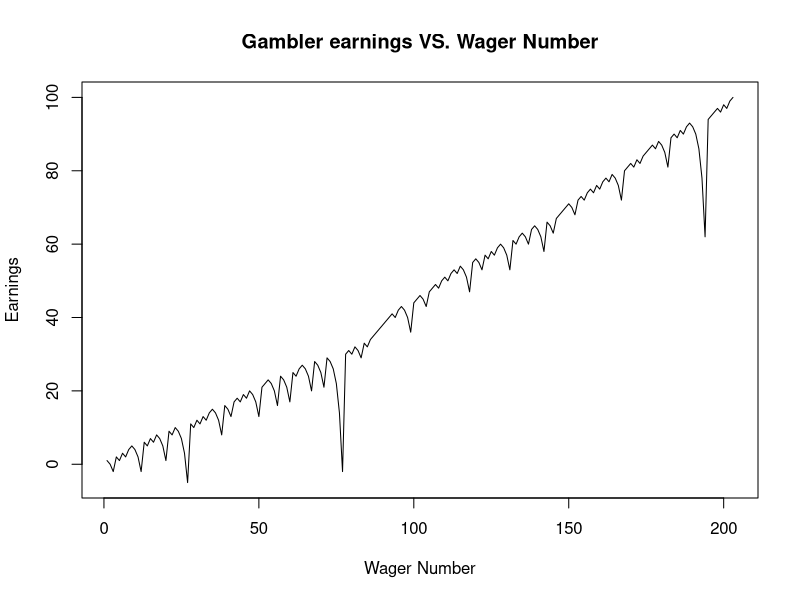
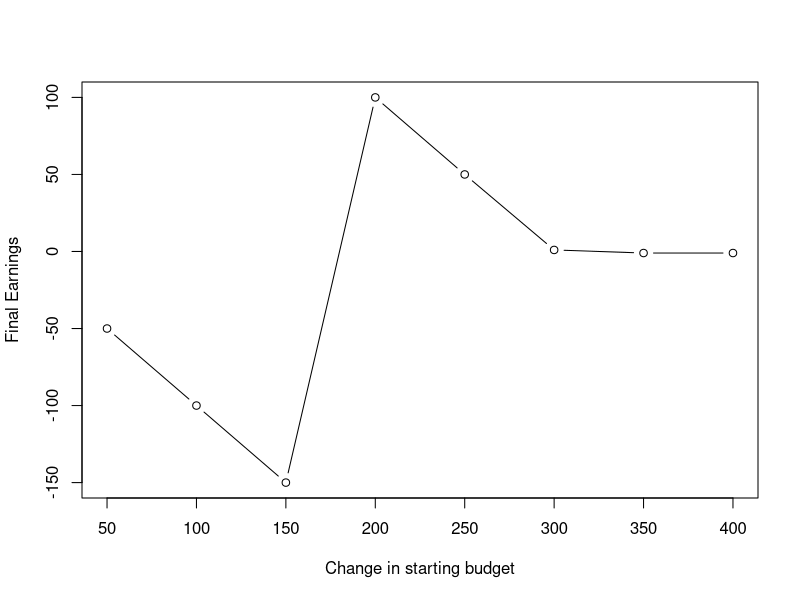

Source code (R) for these figures, in order:
## ---- chunk 1
knitr::opts_chunk$set(echo=TRUE, warning=FALSE, message=FALSE, cache=TRUE)
## ---- chunk 2
library("tidyverse")
## ---- chunk 3
single_spin <- function(){
  possible_outcomes <- c(rep("red",18), rep("black",18), rep("green",2))
  sample(possible_outcomes, 1)
}
## ---- chunk 4
martingale_wager <- function(
  current_budget, 
  previous_outcome, 
  previous_wager, 
  max_wager
){
  if(previous_outcome == "red") return(1)
  min(2*previous_wager, max_wager, current_budget)
}
## ---- chunk 5
one_play <- function(previous_ledger_entry, max_wager){
  #first, we creates a copy of the previous ledger entry. The new object is called 'out' and it will be the output object from the function because the output object is a ledger entry itself it makes sense to use the input object as a template.
  out <- previous_ledger_entry
  
  #second, immediately updates the values for game index and starting budget. 
  out[1, "game_index"] <- previous_ledger_entry[1, "game_index"] + 1
  out[1, "starting_budget"] <- previous_ledger_entry[1, "ending_budget"]
  
  #third, the martingale wager function is used to calculate the wager indicated by the strategy
  out[1, "wager"] <- martingale_wager(
    previous_wager = previous_ledger_entry[1, "wager"]
    , previous_outcome = previous_ledger_entry[1, "outcome"]
    , max_wager = max_wager
    , current_budget = out[1, "starting_budget"]
  )
  
  #then, the outcome of the roulette game is generated from the single spin function
  out[1, "outcome"] <- single_spin()
  
  #the ending budget is calculated by either adding or subtracting the wager from the starting budget. 
  out[1, "ending_budget"] <- out[1, "starting_budget"] + 
    ifelse(out[1, "outcome"] == "red", +1, -1)*out[1, "wager"]
  
  #with the new ledger entry complete the final code chunk returns out.
  return(out)
}
## ---- chunk 6
stopping_rule <- function(
  ledger_entry
  , winning_threshold
){
  ending_budget <- ledger_entry[1, "ending_budget"]
  if(ending_budget <= 0) return(TRUE)
  if(ending_budget >= winning_threshold) return(TRUE)
  FALSE
}
## ---- chunk 7
one_series <- function(
  max_games, starting_budget, winning_threshold, max_wager
){
  # Initialize ledger
  ledger <- data.frame(
      game_index = 0:max_games
    , starting_budget = NA_integer_
    , wager = NA_integer_
    , outcome = NA_character_
    , ending_budget = NA_integer_
  )
  ledger[1, "wager"] <- 1
  ledger[1, "outcome"] <- "red"
  ledger[1, "ending_budget"] <- starting_budget
  for(i in 2:nrow(ledger)){
    #browser()
    ledger[i,] <- one_play(ledger[i-1,], max_wager)
    if(stopping_rule(ledger[i,], winning_threshold)) break
  }
  # Return non-empty portion of ledger
  ledger[2:i, ]
}
## ---- chunk 8
walk_out_money <- function(ledger){
  n <- nrow(ledger)   #n is the number of rows in the ledger
  walk_out_money <- ledger[n, "ending_budget"] - ledger[1, "starting_budget"]
  return(walk_out_money)
}
## ---- chunk 9
result= one_series(starting_budget=200, winning_threshold =300,max_games=1000,max_wager =100 )
head(result)
## ---- chunk 10
earnings=result[,5]-200

plot(earnings,type ="l", main = "Gambler earnings VS. Wager Number", xlab = "Wager Number", ylab = "Earnings")

mean(earnings>0) #probability of making money leaving
mean(earnings)   #average earnings
## ---- chunk 11
changes_start_budget <- seq(50,400,50)
changes_earning <- vector()

for (i in 1:length(changes_start_budget)){
  changes_earning [i] <- one_series( starting_budget=changes_start_budget[i], winning_threshold =300,max_games=1000,max_wager =100 )  %>% walk_out_money()
}
plot(changes_start_budget,changes_earning, type = "b", xlab= "Change in starting budget", ylab = "Final Earnings")
## ---- chunk 12
playnumber_before_stopping <- rep(NA, 100)
for(j in seq_along(playnumber_before_stopping)){
  playnumber_before_stopping[j] <- one_series(starting_budget=200, winning_threshold =300,max_games=1000,max_wager =100)  %>% nrow()
   
}
mean (playnumber_before_stopping)
